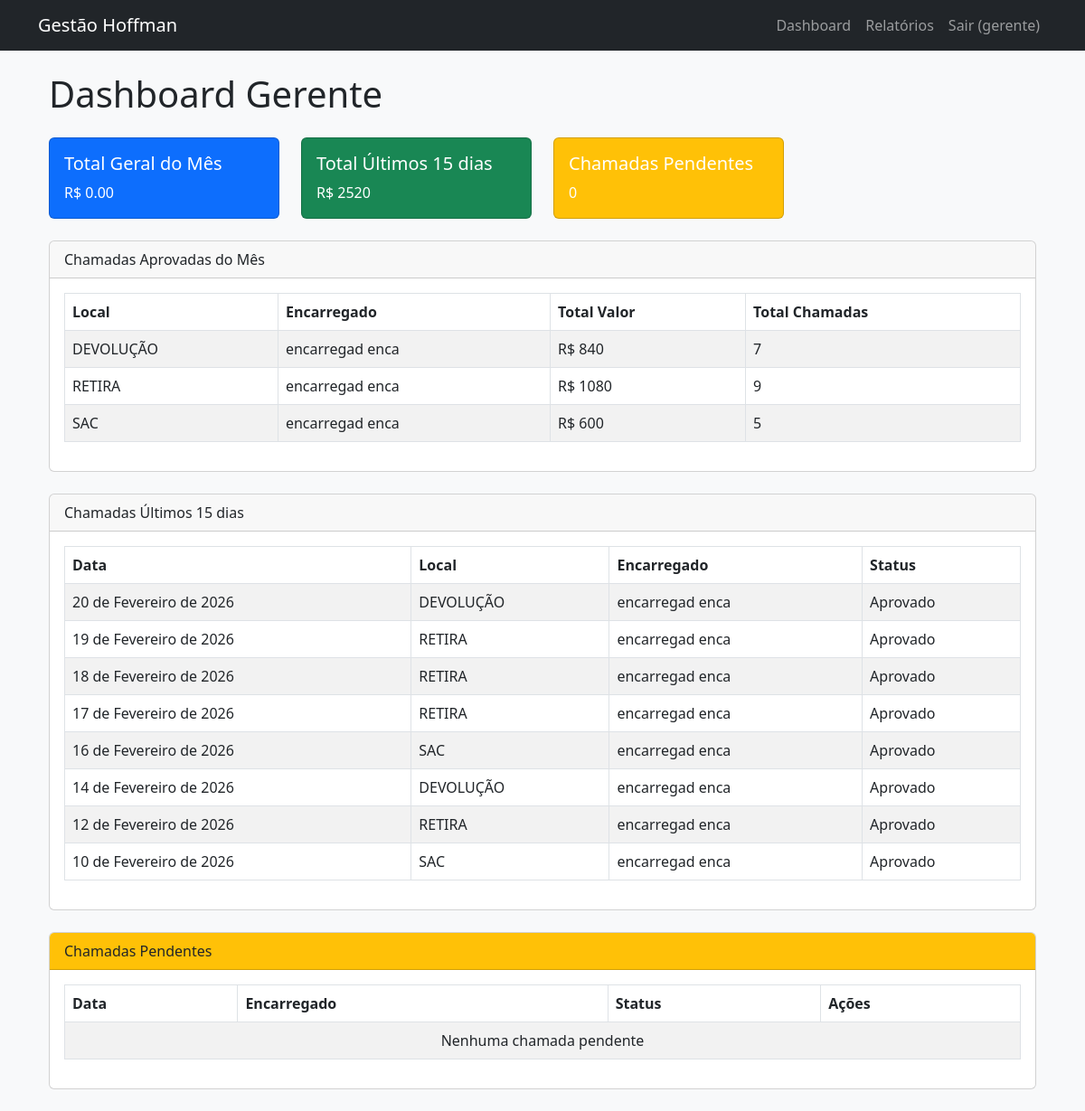
The page /dashboard/ (signed in) on the database its author committed.
### gestao/models.py (models this page shows, shortened)
class User(AbstractUser):
    ROLE_CHOICES = (
        ('gestor', 'Gestor'),
        ('gerente', 'Gerente'),
        ('encarregado', 'Encarregado'),
        ('usuario', 'Usuário'),
        ('administrador', 'Administrador'),
    )
    role = models.CharField(max_length=20, choices=ROLE_CHOICES, default='usuario')
    cpf = models.CharField(max_length=14, unique=True, null=True, blank=True)
    telefone = models.CharField(max_length=20, blank=True)
    endereco = models.TextField(blank=True)
    aprovado = models.BooleanField(default=False)  # apenas para usuários
    aprovado_por = models.ForeignKey('self', on_delete=models.SET_NULL, null=True, blank=True, related_name='aprovados')
    aprovado_em = models.DateTimeField(null=True, blank=True)
    pix = models.CharField(max_length=50, blank=True)

class Chamada(models.Model):
    STATUS_CHOICES = (
        ('pendente', 'Pendente'),
        ('aprovado', 'Aprovado'),
        ('rejeitado', 'Rejeitado'),
    )
    data = models.DateField()
    encarregado = models.ForeignKey(User, on_delete=models.CASCADE, related_name='chamadas_criadas')
    criado_em = models.DateTimeField(auto_now_add=True)
    aprovado_por = models.ForeignKey(User, on_delete=models.SET_NULL, null=True, blank=True, related_name='chamadas_aprovadas')
    aprovado_em = models.DateTimeField(null=True, blank=True)
    status = models.CharField(max_length=20, choices=STATUS_CHOICES, default='pendente')
    class Meta:
        unique_together = ['data', 'encarregado']  # um encarregado só pode ter uma chamada por dia

class Presenca(models.Model):
    chamada = models.ForeignKey(Chamada, on_delete=models.CASCADE, related_name='presencas')
    usuario = models.ForeignKey(User, on_delete=models.CASCADE, related_name='presencas')
    local = models.ForeignKey(Local, on_delete=models.CASCADE)
    hora_chegada = models.TimeField(null=True, blank=True)
    hora_saida = models.TimeField(null=True, blank=True)
    class Meta:
        unique_together = ['chamada', 'usuario']  # um usuário só pode estar uma vez por chamada

class Local(models.Model):
    nome = models.CharField(max_length=50)
    descricao = models.TextField(blank=True)

### gestao/views/Vencarregado.py (the view)
# urls.py: path('dashboard/', dashboard, name='dashboard'),
@login_required
def dashboard(request):
    role = request.user.role
    if role == 'encarregado':
        return dashboard_encarregado(request)
    elif role == 'gerente':
        hoje = timezone.now().date()
        inicio_mes = hoje.replace(day=1)
        inicio_quinzena = hoje - timedelta(days=15)
        chamadas_mes = (
            Chamada.objects
            .filter(data__gte=inicio_mes, status='aprovado')
            .values(
                'presencas__local__nome',
                'encarregado__first_name',
                'encarregado__last_name'
            )
            .annotate(
                total_chamadas=Count('presencas'),
                total_valor=ExpressionWrapper(
                    Count('presencas') * VALOR_POR_CHAMADA,
                    output_field=DecimalField(max_digits=10, decimal_places=2)
                )
            )
            .order_by('presencas__local__nome', 'encarregado__first_name')
        )
        total_geral_mes = (
            Chamada.objects
            .filter(data__gte=inicio_mes, status='aprovado')
            .annotate(total=Count('presencas') * VALOR_POR_CHAMADA)
            .aggregate(total=Sum('total'))['total'] or 0
        )
        chamadas_quinzena = (
            Chamada.objects
            .filter(data__gte=inicio_quinzena, status='aprovado')
            .prefetch_related('presencas__local')
            .select_related('encarregado')
            .order_by('-data')
        )
        total_quinzena = (
            sum(ch.presencas.count() * VALOR_POR_CHAMADA for ch in chamadas_quinzena)
            if chamadas_quinzena else 0
        )
        chamadas_pendentes = Chamada.objects.filter(status='pendente')
        context = {
            'chamadas': chamadas_pendentes,
            'chamadas_mes': chamadas_mes,
            'total_geral_mes': total_geral_mes,
            'chamadas_quinzena': chamadas_quinzena,
            'total_quinzena': total_quinzena,
        }
        return render(request, 'gerente/dashboard.html', context)
    elif role == 'gestor':
        return render(request, 'gestor/dashboard.html')
    else:  # usuario
        return render(request, 'usuario/perfil.html')

### templates/gerente/dashboard.html (shortened to what this page needs)
{% extends "base.html" %}
{% load static %}
{% block content %}
<div class="container mt-4">
    <h1 class="mb-4">Dashboard Gerente</h1>
    <div class="row mb-4">
        <div class="col-md-3">
            <div class="card text-white bg-primary">
                <div class="card-body">
                    <h5 class="card-title">Total Geral do Mês</h5>
                    <p class="card-text">R$ {{ total_geral_mes|default:"0.00" }}</p>
                </div>
            </div>
        </div>
        <div class="col-md-3">
            <div class="card text-white bg-success">
                <div class="card-body">
                    <h5 class="card-title">Total Últimos 15 dias</h5>
                    <p class="card-text">R$ {{ total_quinzena|default:"0.00" }}</p>
                </div>
            </div>
        </div>
        <div class="col-md-3">
            <div class="card text-white bg-warning">
                <div class="card-body">
                    <h5 class="card-title">Chamadas Pendentes</h5>
                    <p class="card-text">{{ chamadas.count }}</p>
                </div>
            </div>
        </div>
    </div>
    <div class="card mb-4">
        <div class="card-header">
            Chamadas Aprovadas do Mês
        </div>
        <div class="card-body">
            <table class="table table-bordered table-striped">
                <thead>
                    <tr>
                        <th>Local</th>
                        <th>Encarregado</th>
                        <th>Total Valor</th>
                        <th>Total Chamadas</th>
                    </tr>
                </thead>
                <tbody>
                    {% for c in chamadas_mes %}
                    <tr>
                        <td>{{ c.presencas__local__nome }}</td>
                        <td>{{ c.encarregado__first_name }} {{ c.encarregado__last_name }}</td>
                        <td>R$ {{ c.total_valor|default:"0.00" }}</td>
                        <td>{{ c.total_chamadas|default:"0" }}</td>
                    </tr>
                    {% empty %}
                    <tr>
                        <td colspan="4" class="text-center">Nenhuma chamada registrada neste mês</td>
                    </tr>
                    {% endfor %}
                </tbody>
            </table>
        </div>
    </div>
    <div class="card mb-4">
        <div class="card-header">
            Chamadas Últimos 15 dias
        </div>
        <div class="card-body">
            <table class="table table-bordered table-striped">
                <thead>
                    <tr>
                        <th>Data</th>
                        <th>Local</th>
                        <th>Encarregado</th>
                        <th>Status</th>
                    </tr>
                </thead>
                <tbody>
                    {% for c in chamadas_quinzena %}
                    <tr>
                        <td>{{ c.data }}</td>
                        <td>{{ c.presencas.first.local.nome }}</td>
                        <td>{{ c.encarregado.first_name }} {{ c.encarregado.last_name }}</td>
                        <td>{{ c.get_status_display }}</td>
                    </tr>
                    {% empty %}
                    <tr>
                        <td colspan="5" class="text-center">Nenhuma chamada nos últimos 15 dias</td>
                    </tr>
                    {% endfor %}
                </tbody>
            </table>
        </div>
    </div>
    <div class="card mb-4">
        <div class="card-header bg-warning text-dark">
            Chamadas Pendentes
        </div>
        <div class="card-body">
            <table class="table table-bordered table-striped">
                <thead>
                    <tr>
                        <th>Data</th>
                        <th>Encarregado</th>
                        <th>Status</th>
                        <th>Ações</th>
                    </tr>
                </thead>
                <tbody>
                    {% for c in chamadas %}
                    <tr>
                        <td>{{ c.data }}</td>
                        <td>{{ c.encarregado.first_name }} {{ c.encarregado.last_name }}</td>
                        <td>{{ c.get_status_display }}</td>
                        <td>
                            <form method="post" action="{% url 'gerente_chamada_detail' c.id %}" style="display:inline;">
    {% csrf_token %}
    <input type="hidden" name="acao" value="aprovar">
    <button type="submit" class="btn btn-success btn-sm">Aprovar</button>
</form>
<form method="post" action="{% url 'gerente_chamada_detail' c.id %}" style="display:inline;">
    {% csrf_token %}
    <input type="hidden" name="acao" value="rejeitar">
    <button type="submit" class="btn btn-danger btn-sm">Rejeitar</button>
</form>
                        </td>
                    </tr>
                    {% empty %}
                    <tr>
                        <td colspan="4" class="text-center">Nenhuma chamada pendente</td>
                    </tr>
                    {% endfor %}
                </tbody>
            </table>
        </div>
    </div>
</div>
{% endblock %}

### templates/base.html (shortened to what this page needs)
<!DOCTYPE html>
<html lang="pt-br">
<head>
    <link href="https://cdn.jsdelivr.net/npm/bootstrap@5.3.0/dist/css/bootstrap.min.css" rel="stylesheet">
    <link rel="stylesheet" href="/static/css/style.css">
</head>
<body>
    <nav class="navbar navbar-expand-lg navbar-dark bg-dark">
        <div class="container">
            <a class="navbar-brand" href="{% url 'index' %}">Gestão Hoffman</a>
            <div class="collapse navbar-collapse" id="navbarNav">
                <ul class="navbar-nav ms-auto">
                    {% if user.is_authenticated %}
                        <li class="nav-item">
                            <a class="nav-link" href="{% url 'dashboard' %}">Dashboard</a>
                        </li>
                        {% if user.role == 'gerente' %}
                            <li class="nav-item"><a class="nav-link" href="{% url 'relatorio' %}">Relatórios</a></li>
                        {% endif %}
                        <li class="nav-item">
                            <a class="nav-link" href="{% url 'logout' %}">Sair ({{ user.first_name|default:user.username }})</a>
                        </li>
                    {% else %}
                        <li class="nav-item"><a class="nav-link" href="{% url 'login' %}">Login</a></li>
                        <li class="nav-item"><a class="nav-link" href="{% url 'register' %}">Registrar</a></li>
                    {% endif %}
                </ul>
            </div>
        </div>
    </nav>
    <main class="container mt-4">
        {% block content %}{% endblock %}
    </main>
</body>
</html>

### static/css/style.css (style rules this page uses)
body { background-color: #f8f9fa; }
.navbar { margin-bottom: 20px; }

### rows shown on the page
User: first_name "gerente"
User: presencas__local__nome "DEVOLUÇÃO", encarregado__first_name "encarregad", encarregado__last_name "enca", total_valor "840", total_chamadas "7", presencas__local__nome "RETIRA", total_valor "1080", total_chamadas "9", presencas__local__nome "SAC", total_valor "600", total_chamadas "5"
Chamada: data "20 de Fevereiro de 2026", presencas.first.local.nome "DEVOLUÇÃO", encarregado.first_name "encarregad", encarregado.last_name "enca", status "Aprovado"
Chamada: data "19 de Fevereiro de 2026", presencas.first.local.nome "RETIRA", encarregado.first_name "encarregad", encarregado.last_name "enca", status "Aprovado"
Chamada: data "18 de Fevereiro de 2026", presencas.first.local.nome "RETIRA", encarregado.first_name "encarregad", encarregado.last_name "enca", status "Aprovado"
Chamada: data "17 de Fevereiro de 2026", presencas.first.local.nome "RETIRA", encarregado.first_name "encarregad", encarregado.last_name "enca", status "Aprovado"
Chamada: data "16 de Fevereiro de 2026", presencas.first.local.nome "SAC", encarregado.first_name "encarregad", encarregado.last_name "enca", status "Aprovado"
Chamada: data "14 de Fevereiro de 2026", presencas.first.local.nome "DEVOLUÇÃO", encarregado.first_name "encarregad", encarregado.last_name "enca", status "Aprovado"
Chamada: data "12 de Fevereiro de 2026", presencas.first.local.nome "RETIRA", encarregado.first_name "encarregad", encarregado.last_name "enca", status "Aprovado"
Chamada: data "10 de Fevereiro de 2026", presencas.first.local.nome "SAC", encarregado.first_name "encarregad", encarregado.last_name "enca", status "Aprovado"

### other values the page prints
{{ total_geral_mes|default:"0.00" }} "0.00"
{{ total_quinzena|default:"0.00" }} "2520"
{{ chamadas.count }} "0"
